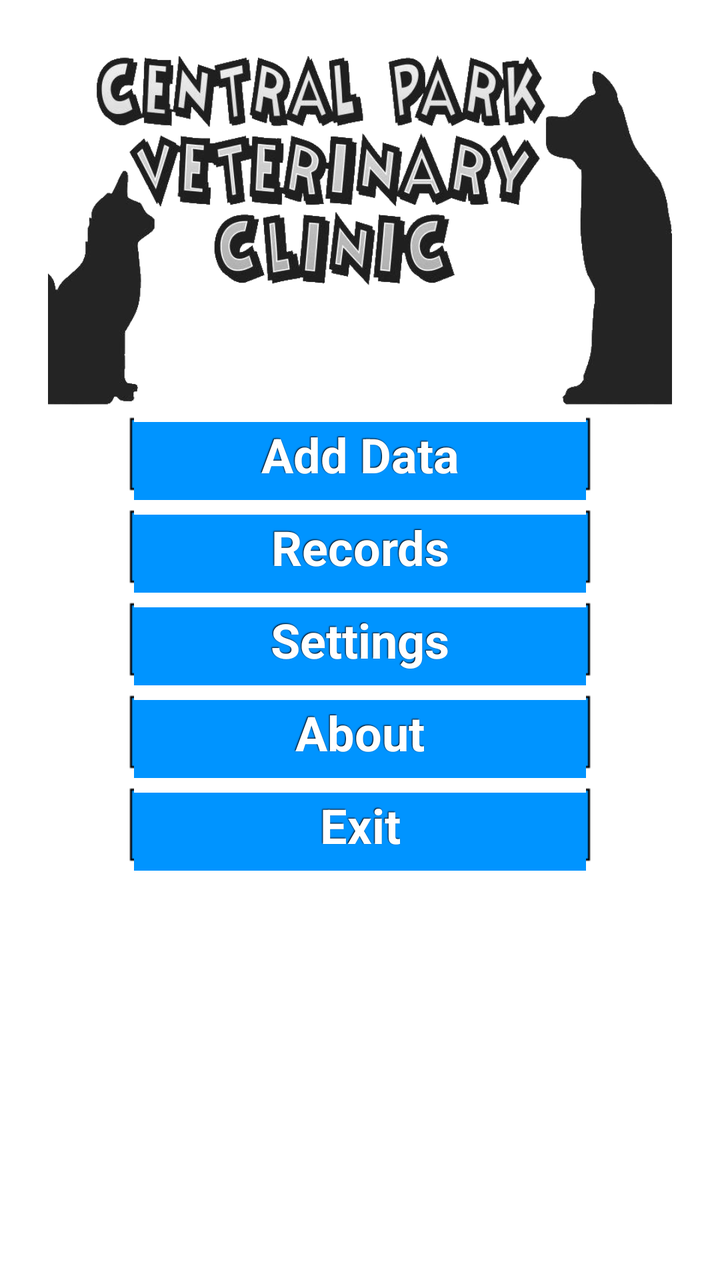
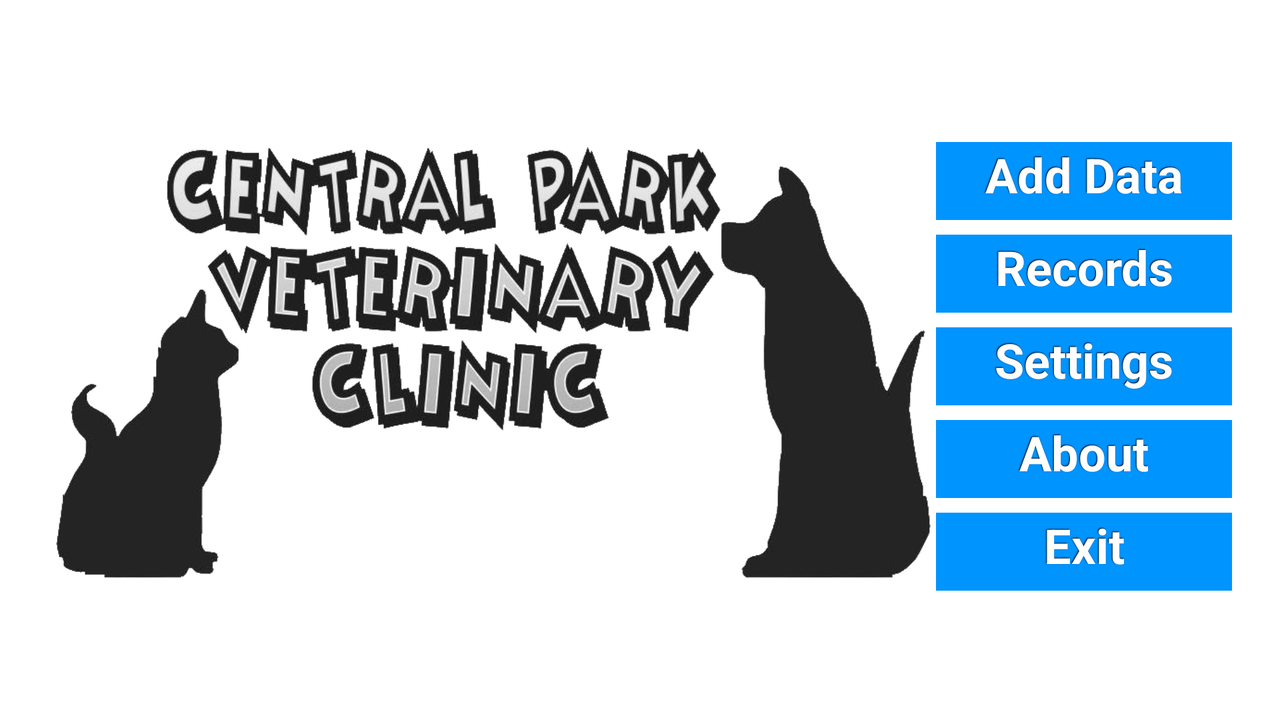

First picture: res/layout/ on a phone held upright. Second picture: the repository's own variant of that layout, on a device whose configuration matches the variant's folder. Source for both follows.
<!-- AndroidManifest.xml: application theme AppTheme -->
<!-- res/layout/menu_activity.xml -->
<?xml version="1.0" encoding="utf-8"?>

<LinearLayout xmlns:android="http://schemas.android.com/apk/res/android"
    android:layout_width="match_parent"
    android:layout_height="match_parent"
    android:orientation="vertical"
    android:padding="@dimen/border" >

    <ImageView
        android:layout_width="360sp"
        android:layout_height="180sp"
        android:layout_gravity="center_horizontal"
        android:contentDescription="@string/app_name"
        android:src="@drawable/logo" >
    </ImageView>

    <ScrollView
        android:layout_width="match_parent"
        android:layout_height="match_parent"
        android:overScrollMode="ifContentScrolls" >

        <LinearLayout
            android:layout_width="match_parent"
            android:layout_height="wrap_content"
            android:layout_gravity="center_horizontal"
            android:orientation="vertical" >

            <Button
                android:id="@+id/btn_add"
                style="@style/btn"
                android:layout_width="240sp"
                android:layout_height="wrap_content"
                android:layout_gravity="center_horizontal"
                android:text="@string/add" />

            <Button
                android:id="@+id/btn_records"
                style="@style/btn"
                android:layout_width="240sp"
                android:layout_height="wrap_content"
                android:layout_gravity="center_horizontal"
                android:text="@string/records" />

            <Button
                android:id="@+id/btn_settings"
                style="@style/btn"
                android:layout_width="240sp"
                android:layout_height="wrap_content"
                android:layout_gravity="center_horizontal"
                android:text="@string/settings" />

            <Button
                android:id="@+id/btn_about"
                style="@style/btn"
                android:layout_width="240sp"
                android:layout_height="wrap_content"
                android:layout_gravity="center_horizontal"
                android:text="@string/about" />

            <Button
                android:id="@+id/btn_exit"
                style="@style/btn"
                android:layout_width="240sp"
                android:layout_height="wrap_content"
                android:layout_gravity="center_horizontal"
                android:text="@string/exit" />
        </LinearLayout>
    </ScrollView>

</LinearLayout>
<!-- resources referenced by this layout -->
<resources>
  <dimen name="border">24dp</dimen>
  <!-- drawable logo: png bitmap (drawable-nodpi, 103712 bytes) -->
  <string name="about">About</string>
  <string name="add">Add Data</string>
  <string name="app_name">Central Park Veterinary Clinic</string>
  <string name="exit">Exit</string>
  <string name="records">Records</string>
  <string name="settings">Settings</string>
  <style name="btn" parent="AppBaseTheme">
          <item name="android:background">@drawable/btnc</item>
          <item name="android:textStyle">bold</item>
          <item name="android:textSize">24sp</item>
          <item name="android:textColor">@android:color/white</item>
          <item name="android:shadowColor">@android:color/black</item>
          <item name="android:shadowRadius">1.0</item>
          <item name="android:shadowDx">-1.0</item>
          <item name="android:shadowDy">-1.0</item>
      </style>
  <style name="AppTheme" parent="AppBaseTheme" />
  <style name="AppBaseTheme" parent="@android:style/Theme.Light" />
  <!-- drawable btnc (drawable) -->
  <?xml version="1.0" encoding="utf-8"?>
  
  <selector xmlns:android="http://schemas.android.com/apk/res/android" >
      <item android:state_pressed="true" android:drawable="@drawable/btnc_pressed"></item>
  	<item android:state_focused="true" android:drawable="@drawable/btnc_focused"></item>
  	<item android:state_focused="false" android:state_enabled="false" android:drawable="@drawable/btnc_focused_disabled"></item>
      <item android:state_enabled="false" android:drawable="@drawable/btnc_disabled"></item>
      <item android:drawable="@drawable/btnc_normal"></item>    
  </selector>
  <!-- drawable btnc_pressed: png bitmap (drawable, 103 bytes) -->
  <!-- drawable btnc_focused: png bitmap (drawable, 103 bytes) -->
  <!-- drawable btnc_focused_disabled: png bitmap (drawable, 103 bytes) -->
  <!-- drawable btnc_disabled: png bitmap (drawable, 115 bytes) -->
  <!-- drawable btnc_normal: png bitmap (drawable, 117 bytes) -->
</resources>
<!-- res/layout-land/menu_activity.xml (the repository's variant of the layout above) -->
<!-- drawn on the phone turned sideways -->
<?xml version="1.0" encoding="utf-8"?>

<LinearLayout xmlns:android="http://schemas.android.com/apk/res/android"
    android:layout_width="match_parent"
    android:layout_height="match_parent"
    android:orientation="horizontal"
    android:padding="@dimen/border"
    android:weightSum="4" >

    <ImageView
        android:layout_width="match_parent"
        android:layout_height="match_parent"
        android:layout_gravity="center_horizontal"
        android:layout_weight="1"
        android:contentDescription="@string/app_name"
        android:src="@drawable/logo" >
    </ImageView>

    <ScrollView
        android:layout_width="match_parent"
        android:layout_height="match_parent"
        android:layout_weight="3"
        android:overScrollMode="ifContentScrolls" >

        <LinearLayout
            android:layout_width="match_parent"
            android:layout_height="wrap_content"
            android:layout_gravity="center"
            android:orientation="vertical" >

            <Button
                android:id="@+id/btn_add"
                style="@style/btn"
                android:layout_width="240sp"
                android:layout_height="wrap_content"
                android:layout_gravity="center_horizontal"
                android:text="@string/add" />

            <Button
                android:id="@+id/btn_records"
                style="@style/btn"
                android:layout_width="240sp"
                android:layout_height="wrap_content"
                android:layout_gravity="center_horizontal"
                android:text="@string/records" />

            <Button
                android:id="@+id/btn_settings"
                style="@style/btn"
                android:layout_width="240sp"
                android:layout_height="wrap_content"
                android:layout_gravity="center_horizontal"
                android:text="@string/settings" />

            <Button
                android:id="@+id/btn_about"
                style="@style/btn"
                android:layout_width="240sp"
                android:layout_height="wrap_content"
                android:layout_gravity="center_horizontal"
                android:text="@string/about" />

            <Button
                android:id="@+id/btn_exit"
                style="@style/btn"
                android:layout_width="240sp"
                android:layout_height="wrap_content"
                android:layout_gravity="center_horizontal"
                android:text="@string/exit" />
        </LinearLayout>
    </ScrollView>

</LinearLayout>
